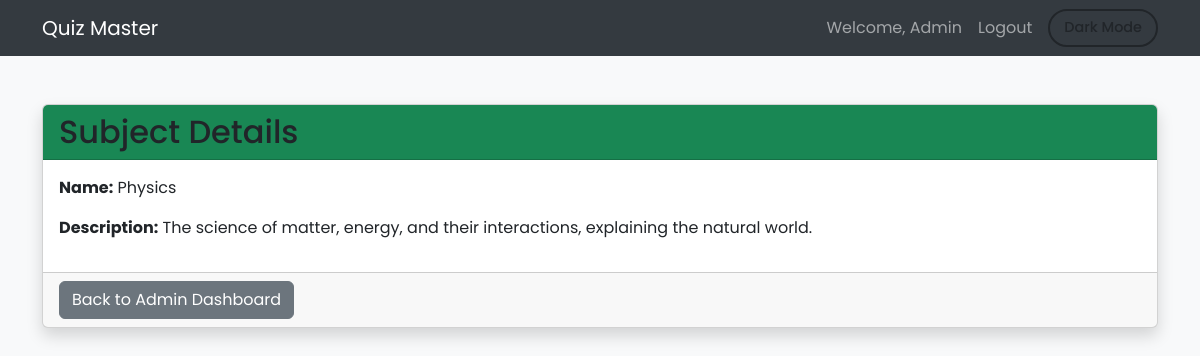
The page /view_subject/2 on the database its author committed.
### app.py (models this page shows)
class Subject(db.Model):
    id = db.Column(db.Integer, primary_key=True)
    name = db.Column(db.String(100), nullable=False)
    description = db.Column(db.Text, nullable=True)

### app.py (the view)
@app.route('/view_subject/<int:subject_id>')
def view_subject(subject_id):
    subject = Subject.query.get_or_404(subject_id)
    return render_template('view/view_subject.html', subject=subject)

### templates/view/view_subject.html (shortened to what this page needs)
<!DOCTYPE html>
<html lang="en" class="light-theme">
<head>
  <link href="https://cdn.jsdelivr.net/npm/bootstrap@5.3.0/dist/css/bootstrap.min.css" rel="stylesheet" />
</head>
<body>
  <nav class="navbar navbar-expand-lg navbar-dark">
    <div class="container">
      <a class="navbar-brand" href="/">Quiz Master</a>
      <div class="collapse navbar-collapse">
        <ul class="navbar-nav ms-auto align-items-center">
          <li class="nav-item"><a class="nav-link">Welcome, Admin</a></li>
          <li class="nav-item"><a class="nav-link" href="/logout">Logout</a></li>
          <li class="nav-item ms-2">
            <button id="theme-toggle" class="btn btn-theme-toggle">Dark Mode</button>
          </li>
        </ul>
      </div>
    </div>
  </nav>
  <div class="container mt-5">
    <div class="card shadow">
      <div class="card-header bg-success text-white">
        <h2 class="mb-0">Subject Details</h2>
      </div>
      <div class="card-body">
        <p><strong>Name:</strong> {{ subject.name }}</p>
        <p><strong>Description:</strong> {{ subject.description or 'N/A' }}</p>
      </div>
      <div class="card-footer">
        <a href="/admin_dashboard" class="btn btn-secondary">Back to Admin Dashboard</a>
      </div>
    </div>
  </div>
</body>
</html>

### templates/view/view_subject.html (style rules this page uses)
:root { --bg-color: #f8f9fa; --text-color: #212529; --card-bg: #ffffff; --navbar-bg: #343a40; --input-bg: rgba(255, 255, 255, 0.6); --input-text: #262b30; --box-shadow: 0 4px 12px rgba(0, 0, 0, 0.08); }
body { background-color: var(--bg-color); color: var(--text-color); transition: background-color 0.4s ease, color 0.4s ease; font-family: 'Poppins', sans-serif; }
.navbar { background-color: var(--navbar-bg) !important; transition: background-color 0.3s ease; }
h2 { color: var(--text-color); }
.btn-theme-toggle { display: flex; align-items: center; gap: 0.4rem; border: 2px solid var(--text-color); color: var(--text-color); background-color: transparent; border-radius: 999px; padding: 6px 14px; font-size: 0.9rem; font-weight: 500; transition: background-color 0.3s ease, color 0.3s ease, border-color 0.3s ease; }
.card { background-color: var(--card-bg); color: var(--text-color); box-shadow: var(--box-shadow); transition: background-color 0.4s ease, color 0.4s ease; }

### rows shown on the page
Subject: name "Physics", description "The science of matter, energy, and their interactions, explaining the natural world."
